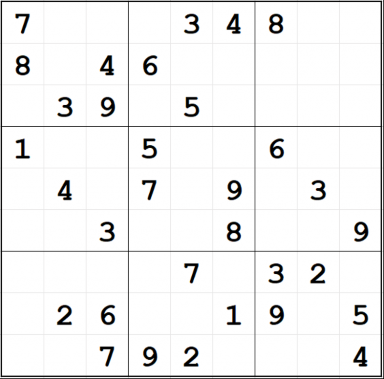
#> input picture Image_015.png, 384 x 379 px
$ jupyter execute --allow-errors sudoku_reader.ipynb
#> lines starting #> are read from the running program, lines starting #| are printed output that depends on the picture; after the words box and inside, x2 and y2 are one past the last pixel; in counts of white or black regions, pixels touching at a corner belong together
[cell 1]
import cv2
import pytesseract
import numpy as np
import matplotlib.pyplot as plt
import easyocr

# Configure pytesseract path to the location where tesseract.exe is installed
# pytesseract.pytesseract.tesseract_cmd = r'C:\Program Files (x86)\Tesseract-OCR\tesseract.exe'  # Update the path based on your installation


def preprocess_image(image_path):
    """Load an image, convert to grayscale, and apply adaptive thresholding."""
    image = cv2.imread(image_path)
    # gray_image = cv2.imread(image_path, cv2.IMREAD_GRAYSCALE)
    gray_image = cv2.cvtColor(image, cv2.COLOR_BGR2GRAY)


    ret,processed_image = cv2.threshold(gray_image,127,255,cv2.THRESH_BINARY)
    # processed_image = cv2.adaptiveThreshold(gray_image, 255, cv2.ADAPTIVE_THRESH_GAUSSIAN_C, cv2.THRESH_BINARY, 11, 2)
    processed_image = cv2.bitwise_not(processed_image)
    plt.figure(figsize=(16, 4))

    plt.subplot(1, 2, 1)
    plt.imshow(image, cmap='gray')
    plt.title('Original Image')
    plt.axis('off')

    plt.subplot(1, 1, 1)
    plt.imshow(processed_image, cmap='gray')
    plt.title('Thresholded Image')
    plt.axis('off')

    return processed_image

def extract_sudoku_grid(image):
    """Extract Sudoku grid from the image."""
    contours, _ = cv2.findContours(image, cv2.RETR_EXTERNAL, cv2.CHAIN_APPROX_SIMPLE)
    contours = sorted(contours, key=cv2.contourArea, reverse=True)
    largest_contour = contours[0]
    perimeter = cv2.arcLength(largest_contour, True)
    roi = cv2.approxPolyDP(largest_contour, 0.02 * perimeter, True)
    return roi

def get_perspective_transform(image, corners):
    """Apply perspective transform to the grid."""
    corners = sorted(np.concatenate(corners).tolist())
    top_left, top_right, bottom_right, bottom_left = corners[0], corners[1], corners[-1], corners[2]
    side = max([
        np.linalg.norm(np.subtract(top_left, top_right)),
        np.linalg.norm(np.subtract(top_right, bottom_right)),
        np.linalg.norm(np.subtract(bottom_right, bottom_left)),
        np.linalg.norm(np.subtract(bottom_left, top_left))
    ])
    src = np.array([top_left, top_right, bottom_right, bottom_left], dtype='float32')
    dst = np.array([[0, 0], [side - 1, 0], [side - 1, side - 1], [0, side - 1]], dtype='float32')
    m = cv2.getPerspectiveTransform(src, dst)
    transformed_image = cv2.warpPerspective(image, m, (int(side), int(side)))
    # Show the equalized image
    plt.figure(figsize=(6, 6))
    plt.imshow(transformed_image, cmap='gray')
    plt.title('Transfromed Image')
    plt.axis('off')
    plt.show()
    return cv2.warpPerspective(image, m, (int(side), int(side)))

def extract_digits(transformed_image):
    """Extract digits from each cell of the Sudoku grid."""
    grid_size = transformed_image.shape[0] // 9
    print("Grid Size:" + str(grid_size))
    transformed_image = cv2.bitwise_not(transformed_image)

    grid = []
    for y in range(9):
        row = []
        for x in range(9):
            clipping = 0
            x1 = x * grid_size + clipping
            y1 = y * grid_size + clipping
            x2 = x1 + grid_size - clipping
            y2 = y1 + grid_size - clipping

            cell = transformed_image[y1+5:y2-5, x1+5:x2-5]

            # Grayscale, Gaussian blur, Otsu's threshold
            # image = cv2.imread('1.png')
            # gray = cv2.cvtColor(cell, cv2.COLOR_BGR2GRAY)
            blur = cv2.GaussianBlur(cell, (5,5), 0)
            thresh = cv2.threshold(blur, 0, 255, cv2.THRESH_BINARY_INV + cv2.THRESH_OTSU)[1]

            # Morph open to remove noise and invert image
            kernel = cv2.getStructuringElement(cv2.MORPH_RECT, (3,3))
            opening = cv2.morphologyEx(thresh, cv2.MORPH_OPEN, kernel, iterations=1)
            # invert = 255 - opening
            cellImg = opening
            cellImg = cv2.bitwise_not(cellImg)

            if x == 3 and y == 0:
                plt.figure(figsize=(1, 1))
                plt.imshow(cellImg, cmap='gray')
                plt.title('Cell Image (3, 0)')
                plt.axis('off')
                plt.show()

            if x == 0 and y == 3:
                plt.figure(figsize=(1,1))
                plt.imshow(cellImg, cmap='gray')
                plt.title('Cell Image (0, 3)')
                plt.axis('off')
                plt.show()

            # digit = pytesseract.image_to_string(cell, config='--psm 11 --oem 3 -c tessedit_char_whitelist=0123456789')
            # digit = pytesseract.image_to_string(cell, config='--psm 11 --oem 3')
            # digit = pytesseract.image_to_string(cellImg, lang='eng', config='--psm 11')
            reader = easyocr.Reader(['en']) # specify the language
            digit = reader.readtext(cellImg)

            for (bbox, text, prob) in digit:
                print(f'Text: {text}, Probability: {prob}')
                celltext = text

            print("Value in ["+str(x)+","+str(y)+"]:" + str(celltext))
            try:
                if int(str(celltext)) == 1 or int(str(celltext)) == 2 or int(str(celltext)) == 3 or int(str(celltext)) == 4 or int(str(celltext)) == 5 or int(str(celltext)) == 6 or int(str(celltext)) == 7 or int(str(celltext)) == 8 or int(str(celltext)) == 9:
                    row.append(int(str(celltext)))
                else:
                    row.append(int(0))
                # row.append(int(digit.strip()))
            except ValueError as ve:
                # print(type(ve), ve)
                row.append(0)  # Assuming empty cell if OCR fails to recognize a digit
                # print("error")
        grid.append(row)
    return grid

# [48 lines left out: functions apply_opening_filter, apply_close_filter, not called in this run]

def rotate_image(image, angle):
    """
    Rotate the image by the given angle in degrees.

    Parameters:
    - image: Input image as a numpy array (loaded via cv2.imread or similar).
    - angle: Float. The angle to rotate the image, in degrees. Positive values rotate
             the image counterclockwise, and negative values rotate it clockwise.

    Returns:
    - Rotated image as a numpy array.
    """
    # Get the image dimensions (height, width)
    height, width = image.shape[:2]

    # Compute the center of the image from which to rotate
    center = (width / 2, height / 2)

    # Get the rotation matrix using cv2.getRotationMatrix2D
    rotation_matrix = cv2.getRotationMatrix2D(center, angle, 1.0)

    # Determine the bounding box of the new image after the rotation (to avoid clipping)
    cos_val = np.abs(rotation_matrix[0, 0])
    sin_val = np.abs(rotation_matrix[0, 1])

    # Compute the new dimensions of the image
    new_width = int((height * sin_val) + (width * cos_val))
    new_height = int((height * cos_val) + (width * sin_val))

    # Adjust the rotation matrix to account for translation
    rotation_matrix[0, 2] += (new_width / 2) - center[0]
    rotation_matrix[1, 2] += (new_height / 2) - center[1]

    # Perform the actual rotation and return the image
    return cv2.warpAffine(image, rotation_matrix, (new_width, new_height))

# [14 lines left out: function box_outline_text, not called in this run]

def transform_image(image, angle, flip_horizontally=False, flip_vertically=False):
    """
    Rotate and possibly flip an image.

    Parameters:
    - image: Input image as a numpy array (loaded via cv2.imread or similar).
    - angle: Float. The angle to rotate the image, in degrees. Positive values rotate
             the image counterclockwise, and negative values rotate it clockwise.
    - flip_horizontally: Boolean. If True, the image will be flipped horizontally.
    - flip_vertically: Boolean. If True, the image will be flipped vertically.

    Returns:
    - Transformed image as a numpy array.
    """
    # Get the image dimensions (height, width)
    height, width = image.shape[:2]

    # Compute the center of the image from which to rotate
    center = (width / 2, height / 2)

    # Get the rotation matrix using cv2.getRotationMatrix2D
    rotation_matrix = cv2.getRotationMatrix2D(center, angle, 1.0)

    # Determine the bounding box of the new image after the rotation (to avoid clipping)
    cos_val = np.abs(rotation_matrix[0, 0])
    sin_val = np.abs(rotation_matrix[0, 1])

    # Compute the new dimensions of the image
    new_width = int((height * sin_val) + (width * cos_val))
    new_height = int((height * cos_val) + (width * sin_val))

    # Adjust the rotation matrix to account for translation
    rotation_matrix[0, 2] += (new_width / 2) - center[0]
    rotation_matrix[1, 2] += (new_height / 2) - center[1]

    # Perform the actual rotation
    rotated_image = cv2.warpAffine(image, rotation_matrix, (new_width, new_height))

    # Flip the image if required
    if flip_horizontally:
        rotated_image = cv2.flip(rotated_image, 1)  # flip horizontally
    if flip_vertically:
        rotated_image = cv2.flip(rotated_image, 0)  # flip vertically

    plt.figure(figsize=(6, 6))
    plt.imshow(rotated_image, cmap='gray')
    plt.title('Binary Open Filter Image')
    plt.axis('off')
    plt.show()

    return rotated_image

def main(image_path):
    processed_image = preprocess_image(image_path)
#> in preprocess_image, image is the input picture: shape (379, 384, 3); mean B, G, R 240.6, 240.6, 240.6
#> in preprocess_image, `ret,processed_image = cv2.threshold(gray_image,127,255,cv2.THRESH_BINA..`:
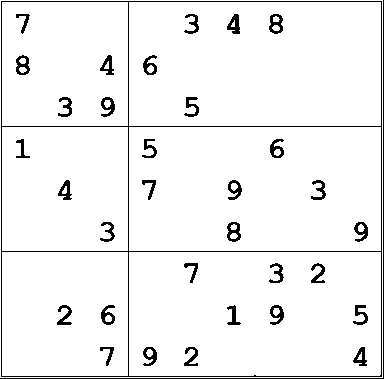
#> processed_image: shape (379, 384); 94.8% white; black in thin lines or dots
#> in preprocess_image, `processed_image = cv2.bitwise_not(processed_image)`: processed_image: shape (379, 384); 5.2% white in thin lines or dots
    roi = extract_sudoku_grid(processed_image)
#> in extract_sudoku_grid, `contours, _ = cv2.findContours(image, cv2.RETR_EXTERNAL, cv2.CHAIN_APP..`: contours = 2 contours, 1 with area under 20; largest, box (x1, y1, x2, y2) and area: (1, 1, 382, 377) 142500
#> in extract_sudoku_grid, `largest_contour = contours[0]`: largest_contour = [[1, 1], [1, 376], [381, 376], [381, 1]]
#> in extract_sudoku_grid, `perimeter = cv2.arcLength(largest_contour, True)`: perimeter = 1510
#> in extract_sudoku_grid, `roi = cv2.approxPolyDP(largest_contour, 0.02 * perimeter, True)`: roi = [[1, 1], [1, 376], [381, 376], [381, 1]]
#> roi = [[1, 1], [1, 376], [381, 376], [381, 1]]
    transformed_image = get_perspective_transform(processed_image, roi)
#> in get_perspective_transform, `corners = sorted(np.concatenate(corners).tolist())`: corners = [[1, 1], [1, 376], [381, 1], [381, 376]]
#> in get_perspective_transform, `top_left, top_right, bottom_right, bottom_left = corners[0], corners[1..`: top_left = [1, 1]; top_right = [1, 376]; bottom_right = [381, 376]; bottom_left = [381, 1]
#> in get_perspective_transform, `side = max([ np.linalg.norm(np.subtract(top_left, top_right)), np.lina..`: side = 380
#> in get_perspective_transform, `src = np.array([top_left, top_right, bottom_right, bottom_left], dtype..`: src = [[1, 1], [1, 376], [381, 376], [381, 1]]
#> in get_perspective_transform, `dst = np.array([[0, 0], [side - 1, 0], [side - 1, side - 1], [0, side ..`: dst = [[0, 0], [379, 0], [379, 379], [0, 379]]
#> in get_perspective_transform, `m = cv2.getPerspectiveTransform(src, dst)`: m = [[2.03e-16, 1.01, -1.01], [0.997, 6e-20, -0.997], [2.34e-19, -7.81e-22, 1]]
    rotated_image = rotate_image(transformed_image, -90)
    transformed_image = transform_image(rotated_image, 0, flip_horizontally=True, flip_vertically=False)
    # apply_opening_filter(rotated_image)
    # apply_close_filter(rotated_image)
    # box_outline_text(rotated_image)
    sudoku_grid = extract_digits(transformed_image)
#| Grid Size:42
#> after the loop in extract_digits, `for y in range(9):`:
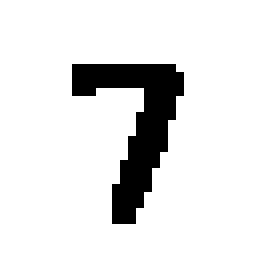
#> cellImg: shape (32, 32) (shown 8 times larger); 88.7% white; 1 black region, box (x1, y1, x2, y2) and area: (9, 8, 23, 28) 116
#> after the loop in extract_digits, `for y in range(9):`: thresh: shape (32, 32); 11.4% white; 1 white region, box (x1, y1, x2, y2) and area: (9, 8, 23, 28) 117
#> after the loop in extract_digits, `for y in range(9):`: grid = []
    # sudoku_grid = extract_digits(transformed_image)
    return sudoku_grid

# Example Usage
#> (the rest of this cell did not finish here and is left out)

[cell 2]
import cv2 as cv
import numpy as np
from matplotlib import pyplot as plt

img = cv.imread('gradient.png', cv.IMREAD_GRAYSCALE)
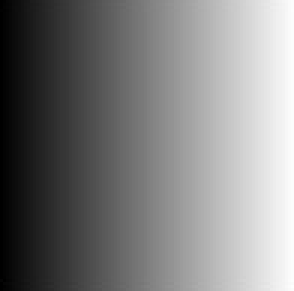
#> input picture gradient.png, 98 x 97 px (shown 3 times larger)
#> img is the input picture: shape (97, 98); min 0, max 254, mean 126.1
assert img is not None, "file could not be read, check with os.path.exists()"
ret,thresh1 = cv.threshold(img,127,255,cv.THRESH_BINARY)
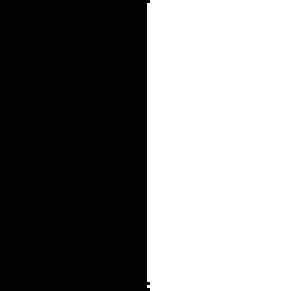
#> thresh1: shape (97, 98) (shown 3 times larger); 50% white; 1 white region, box (x1, y1, x2, y2) and area: (49, 0, 98, 97) 4750
ret,thresh2 = cv.threshold(img,127,255,cv.THRESH_BINARY_INV)
ret,thresh3 = cv.threshold(img,127,255,cv.THRESH_TRUNC)
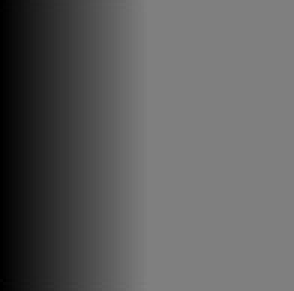
#> thresh3: shape (97, 98) (shown 3 times larger); min 0, max 127, mean 94.8
ret,thresh4 = cv.threshold(img,127,255,cv.THRESH_TOZERO)
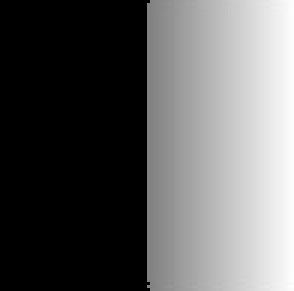
#> thresh4: shape (97, 98) (shown 3 times larger); min 0, max 254, mean 94.8
ret,thresh5 = cv.threshold(img,127,255,cv.THRESH_TOZERO_INV)
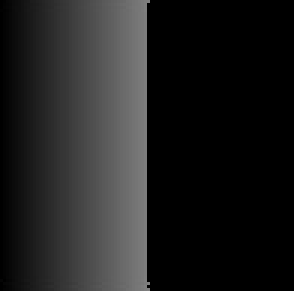
#> thresh5: shape (97, 98) (shown 3 times larger); min 0, max 127, mean 31.3

titles = ['Original Image','BINARY','BINARY_INV','TRUNC','TOZERO','TOZERO_INV']
images = [img, thresh1, thresh2, thresh3, thresh4, thresh5]

for i in range(6):
 plt.subplot(2,3,i+1),plt.imshow(images[i],'gray',vmin=0,vmax=255)
 plt.title(titles[i])
 plt.xticks([]),plt.yticks([])

plt.show()

[cell 3]
import cv2
import pytesseract
import matplotlib.pyplot as plt

img = cv2.imread('image.png')
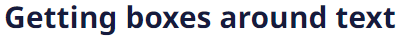
#> input picture image.png, 405 x 38 px
#> img is the input picture: shape (38, 405, 3); mean B, G, R 213.4, 206.8, 205.9

h, w, c = img.shape
#> h = 38; w = 405; c = 3
#> (the rest of this cell did not finish here and is left out)

[cell 4]
import cv2
import pytesseract
import matplotlib.pyplot as plt
import easyocr

# pytesseract.pytesseract.tesseract_cmd = r"C:\Program Files\Tesseract-OCR\tesseract.exe"
pytesseract.pytesseract.tesseract_cmd = r'C:\Program Files (x86)\Tesseract-OCR\tesseract.exe'

# Grayscale, Gaussian blur, Otsu's threshold
image = cv2.imread('acde.png')
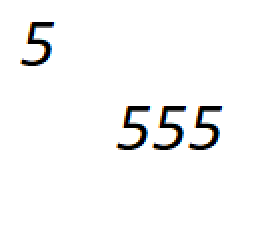
#> input picture acde.png, 128 x 126 px (shown 2 times larger)
#> image is the input picture: shape (126, 128, 3); mean B, G, R 247.3, 247.4, 247.4
gray = cv2.cvtColor(image, cv2.COLOR_BGR2GRAY)
blur = cv2.GaussianBlur(gray, (3,3), 0)
#> blur: shape (126, 128)
thresh = cv2.threshold(blur, 0, 255, cv2.THRESH_BINARY_INV + cv2.THRESH_OTSU)[1]
#> thresh: shape (126, 128); 3.5% white; 4 white regions, box (x1, y1, x2, y2) and area: (11, 11, 27, 33) 140, (59, 53, 75, 75) 140, (77, 53, 93, 75) 140, (95, 53, 111, 75) 140

# Morph open to remove noise and invert image
kernel = cv2.getStructuringElement(cv2.MORPH_RECT, (3,3))
#> kernel = [[1, 1, 1], [1, 1, 1], [1, 1, 1]]
opening = cv2.morphologyEx(thresh, cv2.MORPH_OPEN, kernel, iterations=1)
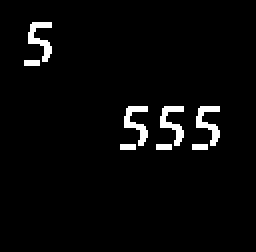
#> opening: shape (126, 128) (shown 2 times larger); 3.3% white; 8 white regions, largest, box (x1, y1, x2, y2) and area: (14, 11, 26, 31) 108, (62, 53, 74, 73) 108, (80, 53, 92, 73) 108
invert = 255 - opening

# Perform text extraction
# data = pytesseract.image_to_string(invert, lang='eng', config='--psm 6')
# data = pytesseract.image_to_string(invert, config='--psm 6 --oem 3 -c tessedit_char_whitelist=0123456789')


#> (the rest of this cell did not finish here and is left out)
